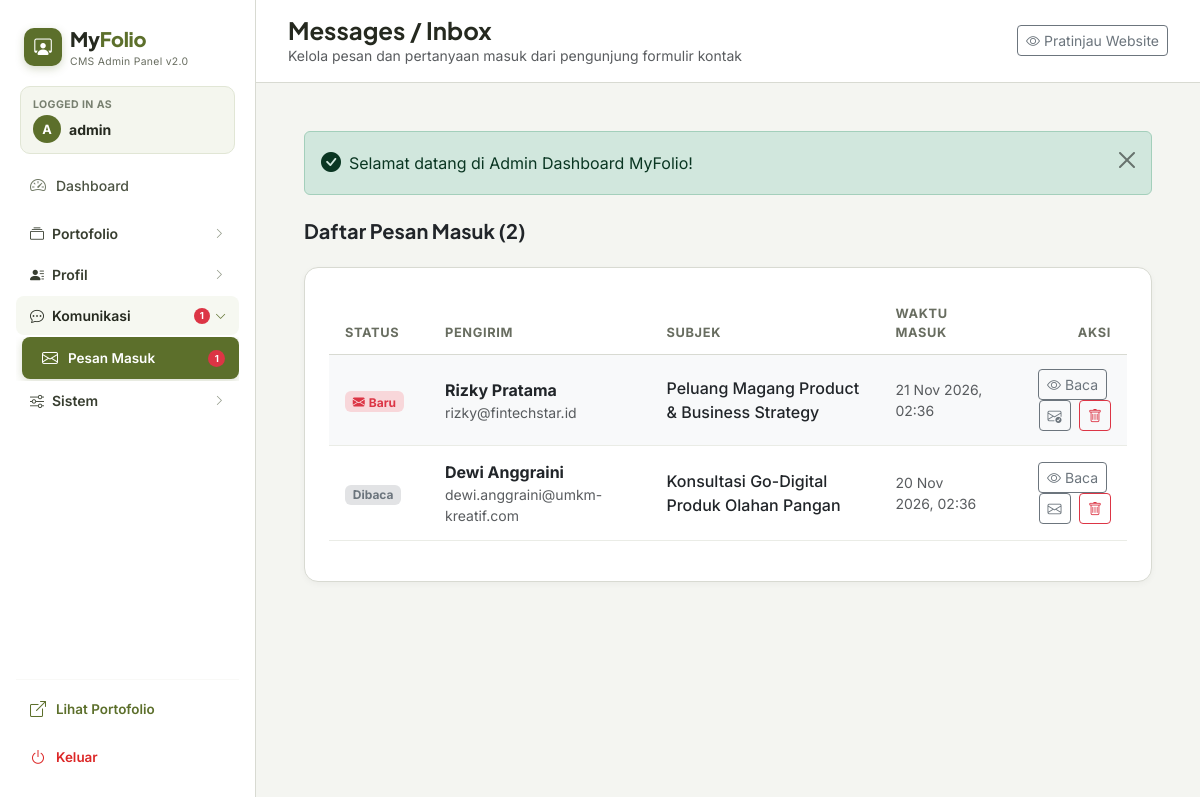
The page /admin/messages.php (signed in) on the database its author committed.
### tables this page shows
CREATE TABLE `messages` (
  `id` INT AUTO_INCREMENT PRIMARY KEY,
  `sender_name` VARCHAR(100) NOT NULL,
  `sender_email` VARCHAR(120) NOT NULL,
  `subject` VARCHAR(150) DEFAULT NULL,
  `message` TEXT NOT NULL,
  `is_read` TINYINT(1) DEFAULT 0,
  `sent_at` TIMESTAMP DEFAULT CURRENT_TIMESTAMP
);

### includes/functions.php (called while the page is built, shortened)
<?php
function e(?string $value): string {
    return htmlspecialchars($value ?? '', ENT_QUOTES, 'UTF-8');
}

### admin/messages.php (the view, shortened to what this page needs)
<?php
require_once __DIR__ . '/includes/admin_init.php';
$messages = $pdo->query("SELECT * FROM messages ORDER BY sent_at DESC")->fetchAll();
require_once __DIR__ . '/includes/admin_header.php';
?>
<div class="d-flex justify-content-between align-items-center mb-4">
    <div>
        <h5 class="fw-bold mb-0 text-dark">Daftar Pesan Masuk (<?= count($messages) ?>)</h5>
    </div>
</div>
<div class="admin-card">
    <?php if (empty($messages)): ?>
        <div class="text-center py-5 text-muted">Belum ada pesan yang masuk.</div>
    <?php else: ?>
        <div class="table-responsive">
            <table class="table admin-table align-middle">
                <thead>
                    <tr>
                        <th style="width: 100px;">Status</th>
                        <th>Pengirim</th>
                        <th>Subjek</th>
                        <th>Waktu Masuk</th>
                        <th class="text-end">Aksi</th>
                    </tr>
                </thead>
                <tbody>
                    <?php foreach ($messages as $msg): ?>
                        <tr class="<?= $msg['is_read'] ? '' : 'table-light' ?>">
                            <td>
                                <?php if ($msg['is_read']): ?>
                                    <span class="badge bg-secondary-subtle text-secondary">Dibaca</span>
                                <?php else: ?>
                                    <span class="badge bg-danger-subtle text-danger fw-bold"><i class="bi bi-envelope-fill me-1"></i>Baru</span>
                                <?php endif; ?>
                            </td>
                            <td>
                                <div class="fw-bold text-dark"><?= e($msg['sender_name']) ?></div>
                                <div class="small text-muted"><?= e($msg['sender_email']) ?></div>
                            </td>
                            <td class="text-dark fw-medium"><?= e($msg['subject']) ?></td>
                            <td class="small text-muted"><?= date('d M Y, H:i', strtotime($msg['sent_at'])) ?></td>
                            <td class="text-end">
                                <button class="btn btn-outline-secondary btn-sm py-1 px-2.5 me-1"
                                    onclick="viewMessage(<?= htmlspecialchars(json_encode($msg), ENT_QUOTES, 'UTF-8') ?>)">
                                    <i class="bi bi-eye"></i> Baca
                                </button>
                                <form method="POST" action="messages.php" class="d-inline">
                                    <button type="submit" class="btn btn-outline-secondary btn-sm py-1 px-2 me-1" title="Ubah status baca">
                                        <i class="bi <?= $msg['is_read'] ? 'bi-envelope' : 'bi-envelope-check' ?>"></i>
                                    </button>
                                </form>
                                <form method="POST" action="messages.php" class="d-inline" onsubmit="return confirm('Hapus pesan ini permanen?');">
                                    <button type="submit" class="btn btn-outline-danger btn-sm py-1 px-2">
                                        <i class="bi bi-trash"></i>
                                    </button>
                                </form>
                            </td>
                        </tr>
                    <?php endforeach; ?>
                </tbody>
            </table>
        </div>
    <?php endif; ?>
</div>
<?php
require_once __DIR__ . '/includes/admin_footer.php';
?>

### assets/css/admin.css (style rules this page uses)
:root { --color-primary: #5C6F2B; --color-primary-hover: #495822; --color-background: #F4F5F1; --color-sidebar: #FFFFFF; --color-dark: #25291F; --color-soft-olive: #DCE3CB; --color-white: #FFFFFF; --color-muted: #686D60; --color-border: #D8DAD2; --radius-card: 14px; --radius-button: 8px; --shadow-sm: 0 2px 6px rgba(0, 0, 0, 0.04); }
body { font-family: 'Inter', sans-serif; background-color: var(--color-background); color: var(--color-dark); }
h1, h2, h3, h4, h5, h6 { font-family: 'Plus Jakarta Sans', sans-serif; color: var(--color-dark); }
.admin-card { background-color: var(--color-white); border: 1px solid var(--color-border); border-radius: var(--radius-card); box-shadow: var(--shadow-sm); padding: 24px; margin-bottom: 24px; }
.admin-table th { font-size: 0.8rem; font-weight: 700; text-transform: uppercase; color: var(--color-muted); letter-spacing: 0.05em; border-bottom: 1.5px solid var(--color-border); padding: 12px 16px; }
.admin-table td { padding: 14px 16px; vertical-align: middle; border-bottom: 1px solid #EAECE6; }

### rows shown on the page
messages: is_read 0 (drawn), sender_name "Rizky Pratama", sender_email "rizky@fintechstar.id", subject "Peluang Magang Product & Business Strategy", sent_at "21 Nov 2026, 02:36"
messages: is_read "Dibaca", sender_name "Dewi Anggraini", sender_email "dewi.anggraini@umkm-kreatif.com", subject "Konsultasi Go-Digital Produk Olahan Pangan", sent_at "20 Nov 2026, 02:36"

### other values the page prints
substr($_SESSION['admin_username'] ?? 'A', 0, 1) "A"
$_SESSION['admin_username'] "admin"
$unreadCount "1"
$pageTitle "Messages / Inbox"
$pageSubtitle "Kelola pesan dan pertanyaan masuk dari pengunjung formulir kontak"
$flash['message'] "Selamat datang di Admin Dashboard MyFolio!"
count($messages) "2"
